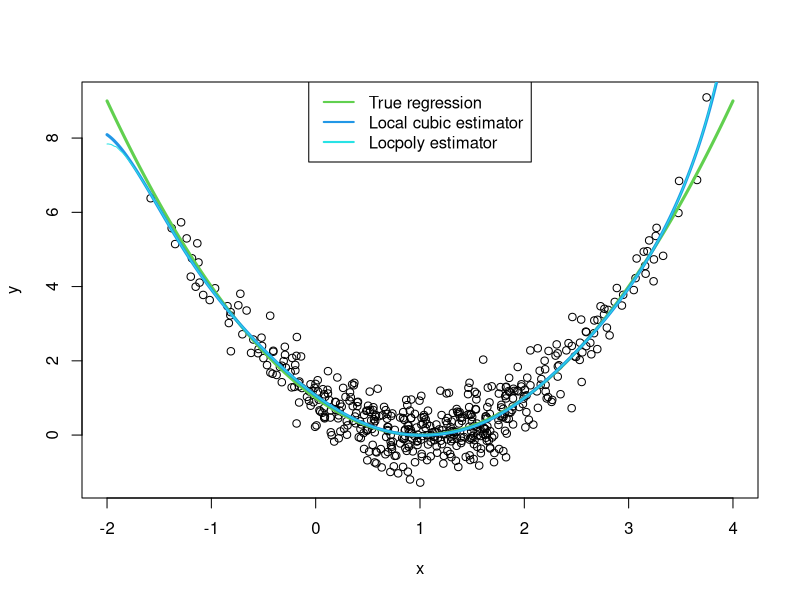

Write the R code that produced this figure.
#The objective is to create a function to estimate the regression function m(x) non-parametrically
#considering a local cubic estimator.
lc <- function(x, data, h, K){
  
  #Arguments:
  #x ---> vector of evaluation points
  #y ---> data frame or list containing the sample data for X as the 
  #       predictor variable and Y the response variable
  #h ---> the bandwith
  #K ---> kernel function
  
  # We need to compute for each evaluation point of x the estimated m, then we can induce a local
  # parametrization of m using a p order Taylors expansion and finally, turn it into a 
  # a linear regression problem where the unknown parameters will be the betas, and which will need
  # to minimized the difference between Y for the x and the m estimated. Additionally, these needs to
  # be weighted based on the proximity of each sample of X of the evaluated point what will be given by
  # calculating kernels. The estimate for m(x) can be computed as a weighted least squares problem
  # solved in matrix form:
  reg_mat <- sapply(x, function(x) {
    X <- cbind(1, data$X - x, (data$X - x)^2, (data$X - x)^3) #Matrix of n rows or the number of observations
    #of x in the sample data and p+1 columns which correspond to the difference between each sample X and the
    #evaluation point elevated to a power p.
    W <- diag(K((data$X - x) / h) / h) #Matrix of diagonal entries of the kernel density estimator.
    MASS::ginv(t(X)%*%W%*%X)%*%(t(X)%*%W%*%data$Y) #we could also obtained the coefficient Bo by introducing a linear 
    #weighted regression, but for ilustrative construction of the function we are computing manually
    #using matrix form.
    
  })
  
  t(reg_mat)[,1] #we extract the Bo, that will give the estimated for m(x)
}

# b) Test of the implementation
set.seed(12345) #set seed to make it replicable
m <- function(x)(x-1)^2 #set real function
n <- 500 #number of samples
X <- rnorm(n, mean=1, sd=1)
e <- rnorm(n, mean=0, sd = 0.5)

Y <- m(X) + e

data <- data.frame(X,Y)

x <- seq(-2, 4, by = 0.01)
h <- 0.5
K <- dnorm

mTrue <- m(x)# True regression
mEst <- lc(x= x, data= data, h=0.5, K=dnorm) #our function

#We are comparing the real regression with the local cubic estimator and the 
#version Locpoly function of the package KernSmooth
plot(data$X, data$Y, xlab = "x", ylab = "y", xlim = c(-2, 4)) #plot sample
lines(x, mTrue, lwd = 3, col = 3)#real m of the evaluation points
lines(x, mEst, lwd = 3,col = 4) #estimated m of the evaluation points
# Prediction by KernSmooth::locpoly
lp <- KernSmooth::locpoly(x = data$X, y= data$Y, bandwidth = h, degree = 3, range.x = c(-2,4),gridsize = 601L)
lines(x, lp$y, lwd = 1,col = 5) #estimated m of the evaluation points
legend("top", legend=c("True regression", "Local cubic estimator","Locpoly estimator"), lwd=2, col=c(3,4,5))
